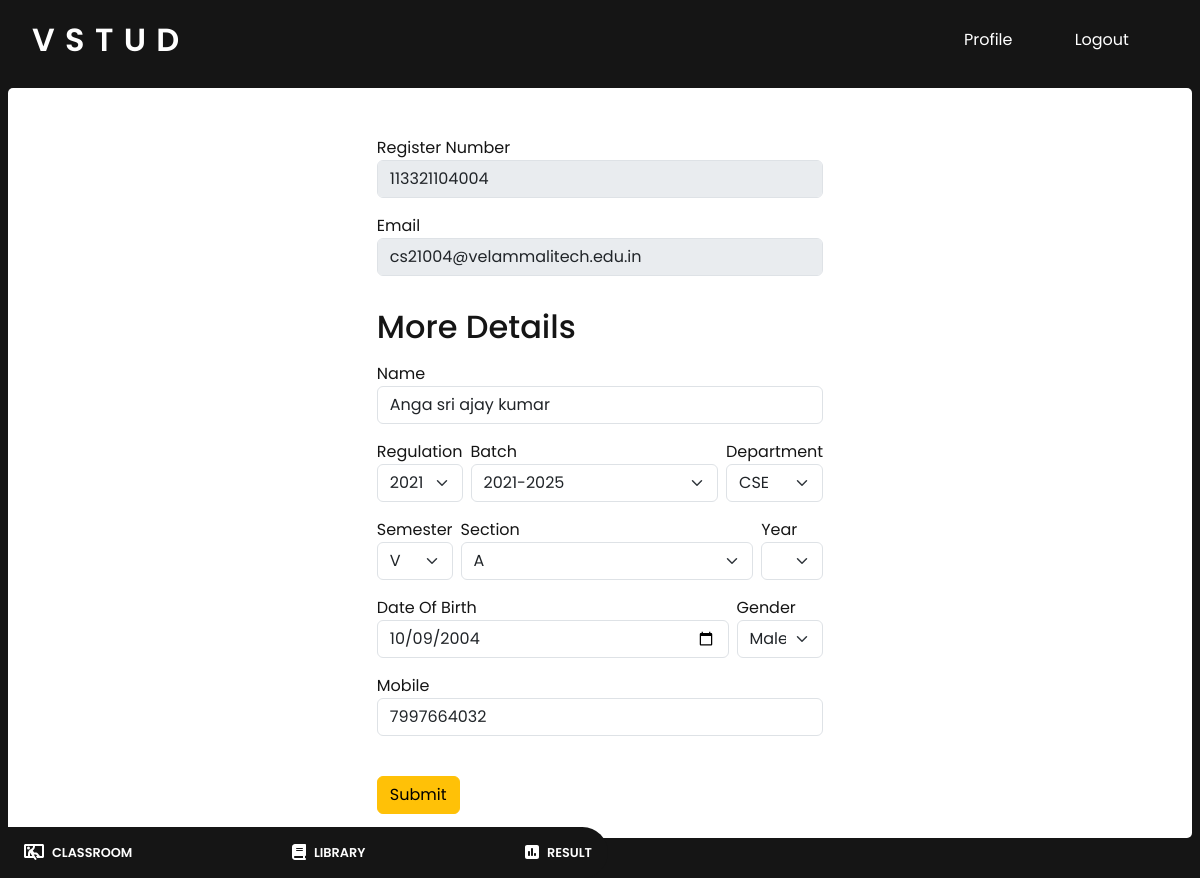
Before: /profile-update (signed in) with the older database file.
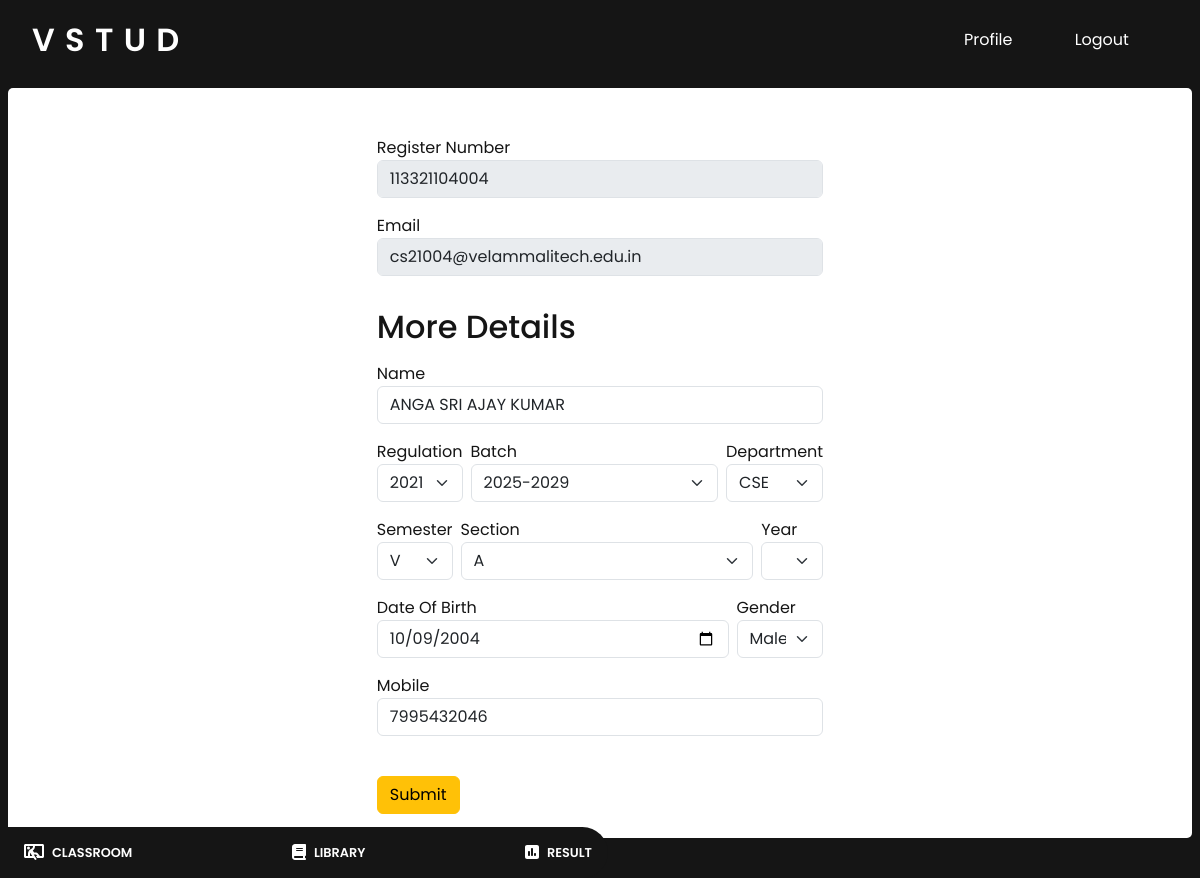
After: the same page with the newer database file.
### users/models.py (models this page shows, shortened)
class StudentProfile(models.Model):
    class Gender(models.TextChoices):
        MALE = 'Male', 'Male'
        FEMALE = 'Female', 'Female'
    user = models.OneToOneField(User, on_delete=models.CASCADE)
    name = models.CharField(max_length=250)
    batch = models.ForeignKey(Batch, on_delete=models.SET_NULL, null=True)
    regulation = models.ForeignKey(Regulation, on_delete=models.SET_NULL, null=True)
    department = models.ForeignKey(Department, on_delete=models.SET_NULL, null=True)
    section = models.ForeignKey(Section, on_delete=models.SET_NULL, null=True)
    year = models.ForeignKey(Year, on_delete=models.SET_NULL, null=True)
    semester = models.ForeignKey(Semester, on_delete=models.SET_NULL, null=True)
    date_of_birth = models.DateField()
    gender = models.CharField(max_length=6, choices=Gender.choices)
    mobile = models.CharField(max_length=15)
    class_id = models.CharField(max_length=250, null=True, blank=True)

### users/views.py (the view, shortened to what this page needs)
# urls.py: path('profile-update', views.updateProfile, name='profile-update'),
def updateProfile(request):
    user = User.objects.get(pk=request.user.id)
    student_profile = StudentProfile.objects.get(user=user)
    context = {
        'student' : student_profile,
        'selections': selections(),
    }
    return render(request, 'users/profile-update-form.html', context)

### users/views.py (called while the page is built)
def selections():
    regulations = Regulation.objects.all()
    batches = Batch.objects.all()
    departments = Department.objects.all()
    semesters = Semester.objects.all()
    genders = StudentProfile.Gender.choices
    sections = Section.objects.all()
    years = Year.objects.all()
    return {'regulations':regulations, 'batches':batches, 'departments':departments, 'semesters':semesters, 'genders':genders, 'sections':sections, 'years':years}

### users/templates/users/profile-update-form.html (shortened to what the changed rows need)
{% extends "base.html" %}
{% load static %}
{% block content %}
<div class="container mt-5">
    <form method="POST" action="profile-update">
            <div class="col-lg-6 col-sm-10 mx-auto mb-3">
                <label for="register">Register Number</label>
                <input type="text" class="form-control" id="register" name="register" value="{{student.user.username}}" disabled>
            </div>
            <div class="col-lg-6 col-sm-10 mx-auto mb-3">
                <label for="email">Email</label>
                <input type="email" class="form-control" id="email" name="email" value="{{student.user.email}}" disabled>
            </div>
            <h2 class="col-lg-6 col-sm-10 mx-auto my-3">More Details</h2>
            <div class="col-lg-6 col-sm-10 mx-auto mb-3">
                <label for="name">Name</label>
                <input type="text" class="form-control" id="name" name="name" value="{{student.name}}">
            </div>
            <div class="d-lg-flex col-lg-6 col-sm-10 mx-auto mb-3">
                <div class="mx-lg-2 w-100">
                    <label for="batch">Batch</label>
                    <select class="form-select" aria-label="Default select example" id="batch" name="batch">
                        {% for batch in selections.batches %}
                        {% if student.batch == batch %}
                        <option value="{{batch.batch}}" selected>{{batch.batch}}</option>
                        {% else %}
                        <option value="{{batch.batch}}">{{batch.batch}}</option>
                        {% endif %}
                        {% endfor %}
                    </select>
                </div>
            </div>
            <div class="d-lg-flex col-lg-6 col-sm-10 mx-auto mb-3">
                <div class="me-lg-2 w-100">
                    <label for="date-of-birth">Date Of Birth</label>
                    <input type="date" name="dob" id="date-of-birth" class="form-control" value="{{student.date_of_birth|date:"Y-m-d"}}">
                </div>
                <div class="">
                    <label for="gender">Gender</label>
                    <select class="form-select" aria-label="Default select example" id="gender" name="gender">
                        {% for  gender in selections.genders %}
                        {% if student.gender == gender.0 %}
                        <option value="{{gender.0}}" selected>{{gender.1}}</option>
                        {% else %}
                        <option value="{{gender.0}}">{{gender.1}}</option>
                        {% endif %}
                        {% endfor %}
                    </select>
                </div>
            </div>
            <div class="col-lg-6 col-sm-10 mx-auto mb-3">
                <label for="mobile">Mobile</label>
                <input type="text" class="form-control" id="mobile" name="mobile" value="{{student.mobile}}">
            </div>
    </form>
</div>
{% endblock content%}

Changed rows visible on the page:
changed StudentProfile "Male": name "Anga sri ajay kumar" → "ANGA SRI AJAY KUMAR"; mobile "7997664032" → "7995432046"
Other visible differences:
form field batch: "2021-2025" → "2025-2029"
